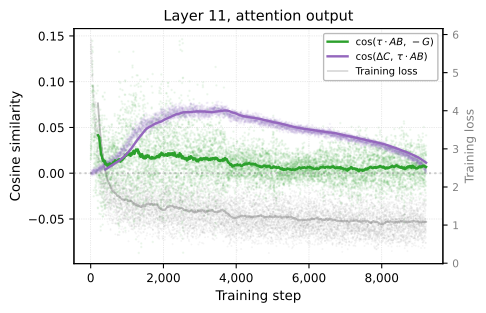

This figure's Python source:
"""Figure 5(i): Cosine similarity — running average of alignment with descent direction."""
import json
import numpy as np
import matplotlib
matplotlib.use('Agg')
import matplotlib.pyplot as plt

DIAG_PATH = '/root/LRTT/examples/bert/results/BERT_SQUAD_LRTT_FINE/squad_diagnostic_log_te2_r32_onehot.json'
with open(DIAG_PATH) as f:
    d = json.load(f)

plt.rcParams.update({
    'font.size': 9, 'axes.labelsize': 10,
    'xtick.labelsize': 9, 'ytick.labelsize': 9,
    'axes.linewidth': 0.8,
})

tiles = [
    ('last_tile',  'Layer 11, attention output'),
]

win = 200

fig, axes = plt.subplots(1, 1, figsize=(5.0, 3.2))
axes = [axes]

for ax, (tile_key, tile_label) in zip(axes, tiles):
    tile = d[tile_key]

    # cos(τ·AB, -G) every step (scale-invariant, same as cos(AB,-G))
    all_steps = [r['step'] for r in tile['steps'] if 'cos_AB_G' in r]
    cos_tlrAB_nG = [-r['cos_AB_G'] for r in tile['steps'] if 'cos_AB_G' in r]

    # Transfer-step only metrics
    xfer = [r for r in tile['steps'] if r.get('is_transfer')]
    xfer_steps = [r['step'] for r in xfer]
    cos_dC_tlr = [r.get('cos_dC_tlrAB', 0) for r in xfer]

    # Scatter raw (faint)
    ax.scatter(all_steps, cos_tlrAB_nG, s=1, alpha=0.06, color='#2ca02c', zorder=1)
    ax.scatter(xfer_steps, cos_dC_tlr, s=1, alpha=0.06, color='#9467bd', zorder=1)

    # Moving averages
    if len(cos_tlrAB_nG) >= win:
        ma = np.convolve(cos_tlrAB_nG, np.ones(win)/win, mode='valid')
        ax.plot(all_steps[win-1:], ma, color='#2ca02c', linewidth=1.8,
                label=r'$\cos(\tau \cdot AB,\, -G)$', zorder=3)

    if len(cos_dC_tlr) >= win:
        ma = np.convolve(cos_dC_tlr, np.ones(win)/win, mode='valid')
        ax.plot(xfer_steps[win-1:], ma, color='#9467bd', linewidth=1.8,
                label=r'$\cos(\Delta C,\, \tau \cdot AB)$', zorder=3)

    # Loss on twin axis (moving average)
    loss_steps = [r['step'] for r in tile['steps']]
    losses = [r.get('loss', None) for r in tile['steps']]
    losses = [l if l is not None else np.nan for l in losses]
    ax2 = ax.twinx()
    ax2.scatter(loss_steps, losses, s=0.3, alpha=0.08, color='gray', zorder=0)
    if len(losses) >= win:
        ma_loss = np.convolve(losses, np.ones(win)/win, mode='valid')
        ax2.plot(loss_steps[win-1:], ma_loss, color='gray', alpha=0.5, linewidth=1.4, zorder=0)
    if tile_key == 'last_tile':
        ax2.set_ylabel('Training loss', color='gray', fontsize=9)
    ax2.tick_params(axis='y', labelcolor='gray', labelsize=8)

    ax.axhline(y=0.0, color='gray', linestyle=':', alpha=0.4)
    ax.set_xlabel('Training step')
    ax.set_title(tile_label)
    ax.grid(True, linestyle=':', linewidth=0.5, alpha=0.6)
    ax.xaxis.set_major_formatter(plt.FuncFormatter(lambda x, _: f'{int(x):,}'))
    ax.set_zorder(ax2.get_zorder() + 1)
    ax.patch.set_visible(False)

axes[0].set_ylabel('Cosine similarity')
handles, labels = axes[0].get_legend_handles_labels()
from matplotlib.lines import Line2D
handles.append(Line2D([0], [0], color='gray', alpha=0.4, linewidth=1))
labels.append('Training loss')
axes[0].legend(handles, labels, fontsize=7.5, loc='upper right', framealpha=0.9, edgecolor='0.7')

fig.tight_layout(pad=0.5)

OUT = '/root/LRTT/examples/bert/results/plots/fig5i_cosine_similarity.png'
fig.savefig(OUT, dpi=300, bbox_inches='tight')
fig.savefig(OUT.replace('.png', '.svg'), bbox_inches='tight')
print(f'Saved: {OUT}')
